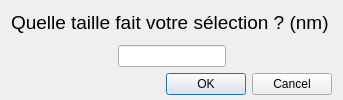
<?xml version="1.0" encoding="UTF-8"?>
<ui version="4.0">
 <class>ImageScaleDialog</class>
 <widget class="QDialog" name="ImageScaleDialog">
  <property name="geometry">
   <rect>
    <x>0</x>
    <y>0</y>
    <width>343</width>
    <height>100</height>
   </rect>
  </property>
  <property name="focusPolicy">
   <enum>Qt::StrongFocus</enum>
  </property>
  <property name="windowTitle">
   <string>Mise à l'échelle</string>
  </property>
  <property name="windowIcon">
   <iconset resource="toolbar.qrc">
    <normaloff>:/images/arrow-resize-045.png</normaloff>:/images/arrow-resize-045.png</iconset>
  </property>
  <widget class="QWidget" name="layoutWidget">
   <property name="geometry">
    <rect>
     <x>11</x>
     <y>11</y>
     <width>321</width>
     <height>84</height>
    </rect>
   </property>
   <layout class="QGridLayout" name="gridLayout">
    <item row="0" column="0">
     <widget class="QLabel" name="scaleLabel">
      <property name="text">
       <string>&lt;!DOCTYPE HTML PUBLIC &quot;-//W3C//DTD HTML 4.0//EN&quot; &quot;http://www.w3.org/TR/REC-html40/strict.dtd&quot;&gt;
&lt;html&gt;&lt;head&gt;&lt;meta name=&quot;qrichtext&quot; content=&quot;1&quot; /&gt;&lt;style type=&quot;text/css&quot;&gt;
p, li { white-space: pre-wrap; }
&lt;/style&gt;&lt;/head&gt;&lt;body style=&quot; font-family:'MS Shell Dlg 2'; font-size:8.25pt; font-weight:400; font-style:normal;&quot;&gt;
&lt;p style=&quot; margin-top:0px; margin-bottom:0px; margin-left:0px; margin-right:0px; -qt-block-indent:0; text-indent:0px;&quot;&gt;&lt;span style=&quot; font-size:14pt;&quot;&gt;Quelle taille fait votre sélection ? (nm)&lt;/span&gt;&lt;/p&gt;&lt;/body&gt;&lt;/html&gt;</string>
      </property>
      <property name="textFormat">
       <enum>Qt::AutoText</enum>
      </property>
      <property name="scaledContents">
       <bool>false</bool>
      </property>
      <property name="alignment">
       <set>Qt::AlignLeading|Qt::AlignLeft|Qt::AlignTop</set>
      </property>
     </widget>
    </item>
    <item row="1" column="0">
     <layout class="QHBoxLayout" name="horizontalLayout">
      <item>
       <spacer name="horizontalSpacer">
        <property name="orientation">
         <enum>Qt::Horizontal</enum>
        </property>
        <property name="sizeHint" stdset="0">
         <size>
          <width>40</width>
          <height>20</height>
         </size>
        </property>
       </spacer>
      </item>
      <item>
       <widget class="QLineEdit" name="sizeBox"/>
      </item>
      <item>
       <spacer name="horizontalSpacer_2">
        <property name="orientation">
         <enum>Qt::Horizontal</enum>
        </property>
        <property name="sizeHint" stdset="0">
         <size>
          <width>40</width>
          <height>20</height>
         </size>
        </property>
       </spacer>
      </item>
     </layout>
    </item>
    <item row="2" column="0">
     <widget class="QDialogButtonBox" name="buttonBox">
      <property name="orientation">
       <enum>Qt::Horizontal</enum>
      </property>
      <property name="standardButtons">
       <set>QDialogButtonBox::Cancel|QDialogButtonBox::Ok</set>
      </property>
     </widget>
    </item>
   </layout>
  </widget>
 </widget>
 <resources>
  <include location="toolbar.qrc"/>
 </resources>
 <connections>
  <connection>
   <sender>buttonBox</sender>
   <signal>accepted()</signal>
   <receiver>ImageScaleDialog</receiver>
   <slot>accept()</slot>
   <hints>
    <hint type="sourcelabel">
     <x>248</x>
     <y>254</y>
    </hint>
    <hint type="destinationlabel">
     <x>157</x>
     <y>274</y>
    </hint>
   </hints>
  </connection>
  <connection>
   <sender>buttonBox</sender>
   <signal>rejected()</signal>
   <receiver>ImageScaleDialog</receiver>
   <slot>reject()</slot>
   <hints>
    <hint type="sourcelabel">
     <x>316</x>
     <y>260</y>
    </hint>
    <hint type="destinationlabel">
     <x>286</x>
     <y>274</y>
    </hint>
   </hints>
  </connection>
 </connections>
</ui>
